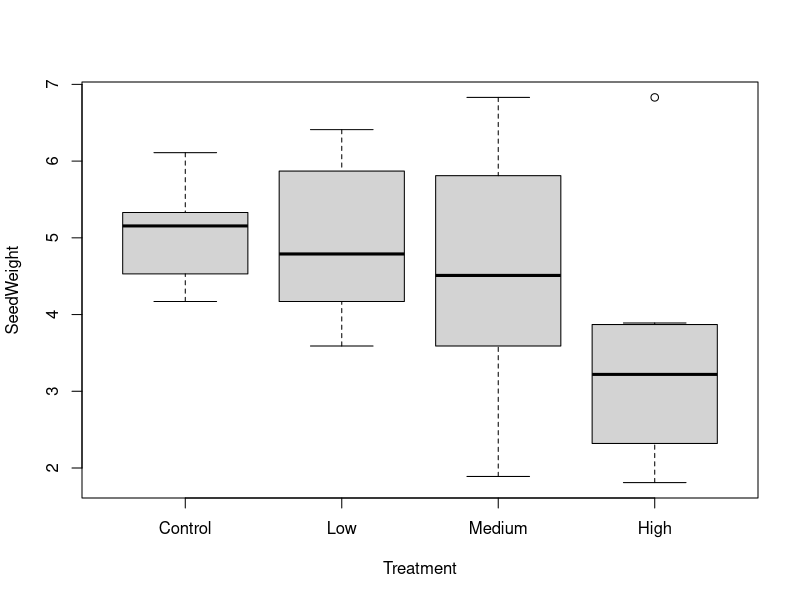

The R source for this figure:
# ANOVA Chunks

ctl <- c(4.17,5.58,5.18,6.11,4.50,4.61,5.17,4.53,5.33,5.14)
low <- c(5.81,4.17,6.41,3.59,5.87,3.83,6.03,4.89,4.32,4.69)
medium <- c(4.41,4.17,4.61,3.59,5.81,6.83,6.03,1.89,3.32,4.69)
high <- c(1.81,2.17,3.41,3.59,3.87,6.83,3.03,3.89,2.32,2.69)

group <- gl(4,10,40, labels=c("Control","Low", "Medium", "High"))
weight <- c(ctl, low, medium, high)
PlantExperiment <- data.frame(Treatment=group, SeedWeight=weight)
summary(PlantExperiment)

boxplot(SeedWeight~Treatment, data=PlantExperiment)


plantexperiment.aov <- aov(SeedWeight~Treatment, data=PlantExperiment)

summary(plantexperiment.aov)

# Two treatment dataset
set.seed(4)
treatA <- rnorm(10,6,2)
treatB <- rnorm(10,8,2)
treatC <- rnorm(10,9,2)


dataset<-data.frame(Treatment=c(rep("A", 10), rep("B", 10), rep("C", 10)), Replicate=c(rep(1:10,3)), Response=c(treatA, treatB, treatC))

dataset$mu = mean(dataset$Response); mean(dataset$Response) #Grand mean=8.64
SS_total = sum((dataset$Response - dataset$mu)^2); SS_total
